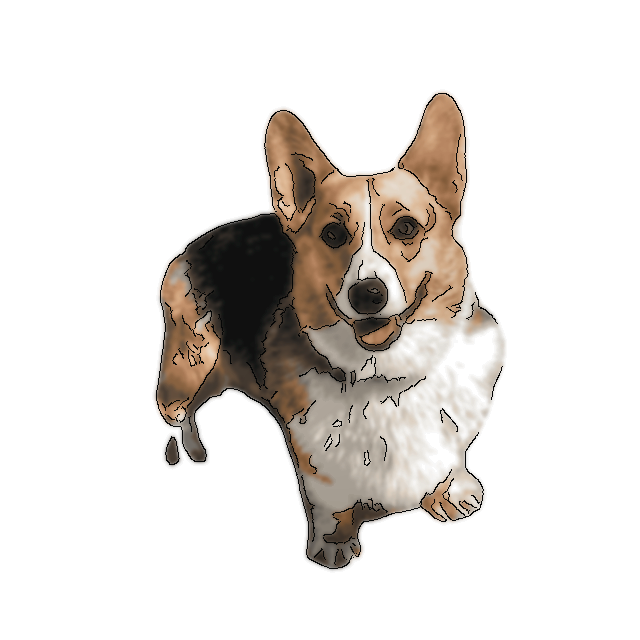
#> input picture Page/resimg.png, 640 x 640 px
$ python -i Cartoonify.py   (imports and definitions only)
#> lines starting #> are read from the running program, lines starting #| are printed output that depends on the picture; after the words box and inside, x2 and y2 are one past the last pixel; in counts of white or black regions, pixels touching at a corner belong together
#> further down, picture is the input picture: shape (640, 640, 3); mean B, G, R 220, 223.7, 227.8
from re import L
import cv2
import numpy as np


class Cartoonify:
    def __init__(self):
        self.img = None
        self.blur = 2


    # [37 lines left out: functions k_mean_method, contour_image, not called in this run]


    def cartoon_method(self, img):
        edge_img = self.detect_edge(img)
        color = cv2.bilateralFilter(img, 9, 250, 250)
        cartoon_img = cv2.bitwise_and(color, color, mask=edge_img)
        return cartoon_img


    # [16 lines left out: function canny_method, not called in this run]


    # change image into oilpainting
    def oilPaint(self, img):
        return cv2.xphoto.oilPainting(img, 3, 1)

    # dilate or erode image
    # [7 lines left out: function dilation, not called in this run]

    # detect edge
    def detect_edge(self, img):
        gray = cv2.cvtColor(img, cv2.COLOR_BGR2GRAY)
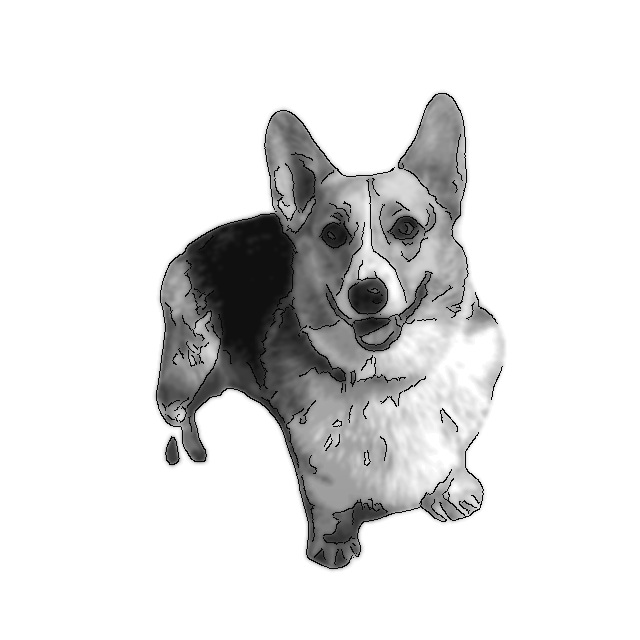
#> gray: shape (640, 640); min 4, max 255, mean 224.5
        gray = cv2.medianBlur(gray, 5)
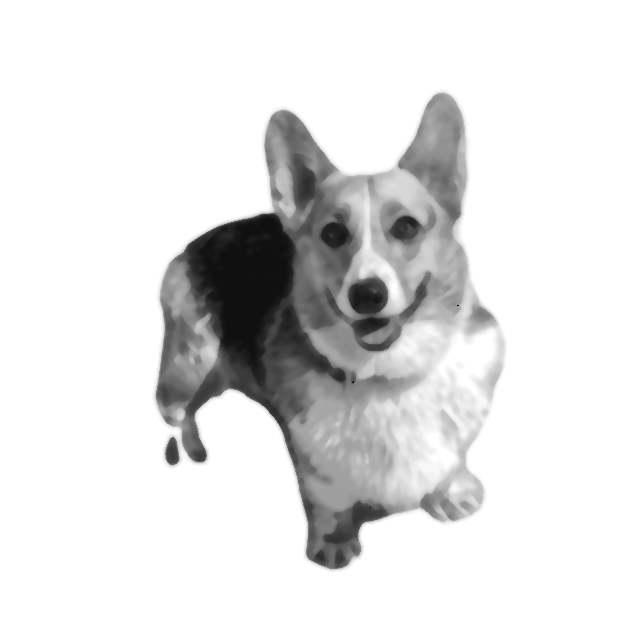
#> gray: shape (640, 640); min 6, max 255, mean 226.1
        edges = cv2.adaptiveThreshold(gray, 255, cv2.ADAPTIVE_THRESH_MEAN_C, cv2.THRESH_BINARY, 9, 9)
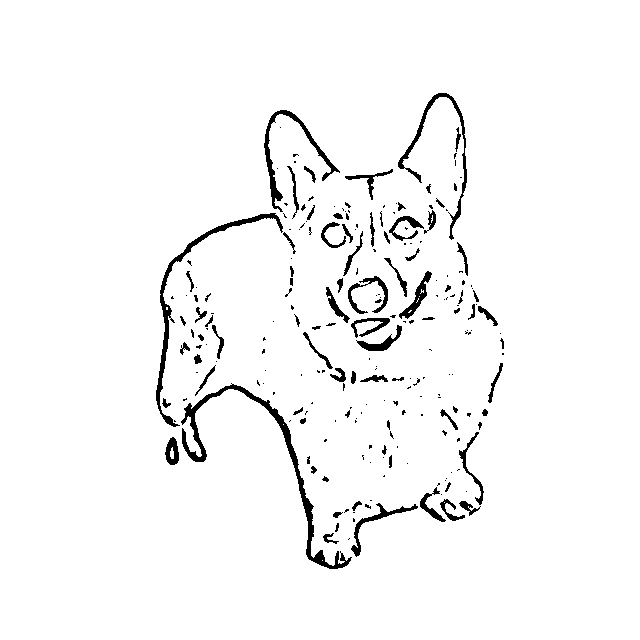
#> edges: shape (640, 640); 96.7% white; 224 black regions (142 under 20 px), largest, box (x1, y1, x2, y2) and area: (181, 383, 352, 569) 2190, (156, 213, 283, 427) 1411, (264, 110, 340, 212) 943
        return edges


    # detect edge with canny
    # [24 lines left out: function process_image, not called in this run]


    def inverseImage(self, img):
        r, dil_img = cv2.threshold(img, 50, 255, cv2.THRESH_BINARY_INV)
        return dil_img


    # change image vivid
    # [82 lines left out: functions vivid_image, overlay_transparent, overlay_image, white_to_transparent, not called in this run]

>>> import cv2
>>> picture = cv2.imread('../resimg.png')
>>> result = Cartoonify().cartoon_method(picture)
#> in cartoon_method, `cartoon_img = cv2.bitwise_and(color, color, mask=edge_img)`:
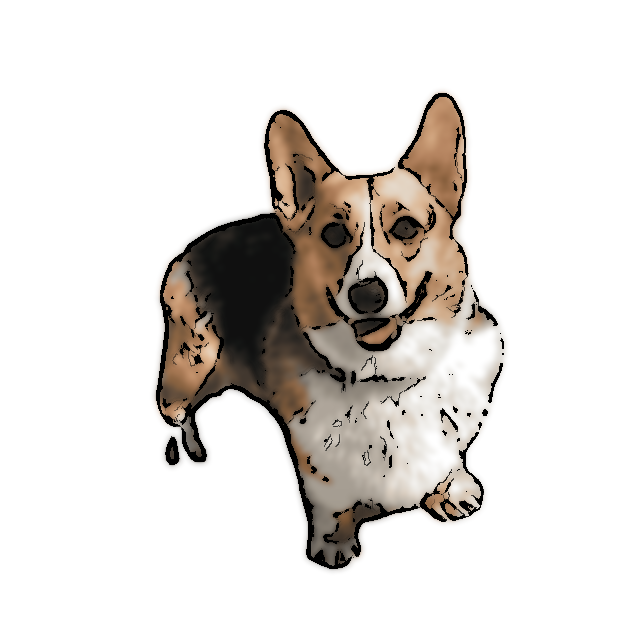
#> cartoon_img: shape (640, 640, 3); mean B, G, R 217.7, 221, 224.7
